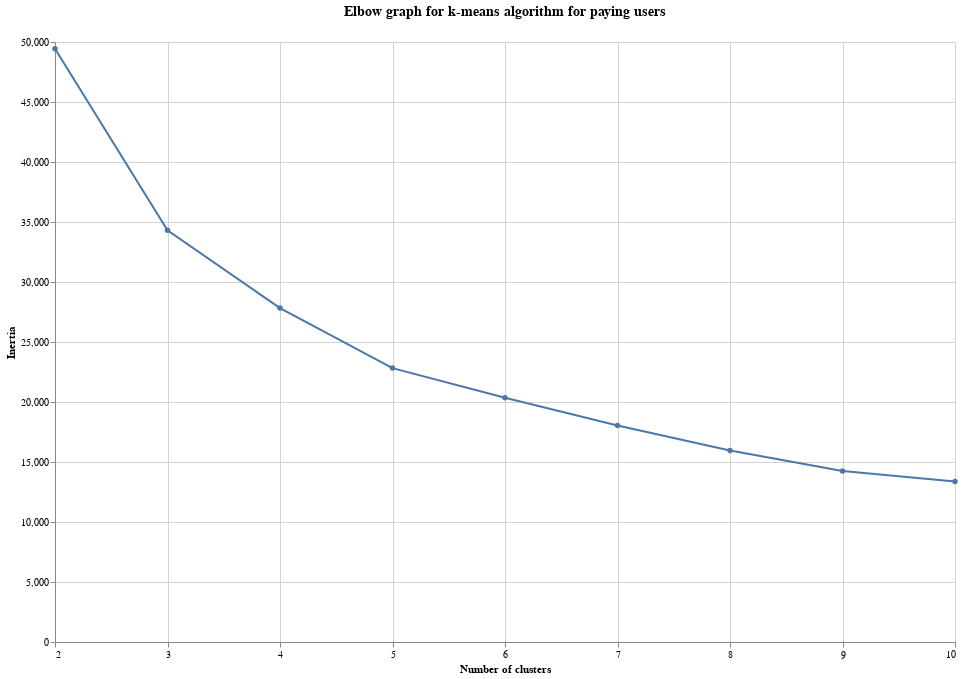

Source (notebook cell):
### Code cell
inertia_viz_kmeans.properties(width=900, height=600, title=alt.TitleParams(text=["Elbow graph for k-means algorithm for paying users"], fontSize=14, anchor="middle", baseline="bottom")).configure_view(strokeWidth=0)

### Figure 1 — Vega-Lite specification as saved in the notebook (floating-point values rounded to 4 significant figures)
{"config": {"view": {"continuousWidth": 400, "continuousHeight": 300, "strokeWidth": 0}}, "data": {"name": "data-ffe03a670f9e8532a4cd86e6463c01cf"}, "mark": {"type": "line", "point": true}, "encoding": {"tooltip": [{"field": "num_of_clusters", "title": "Number of clusters", "type": "quantitative"}, {"field": "inertia", "format": ",.0f", "title": "Inertia", "type": "quantitative"}], "x": {"axis": {"gridColor": "lightgray", "tickMinStep": 1, "title": "Number of clusters"}, "field": "num_of_clusters", "type": "quantitative"}, "y": {"axis": {"gridColor": "lightgray", "title": "Inertia"}, "field": "inertia", "type": "quantitative"}}, "height": 600, "title": {"text": ["Elbow graph for k-means algorithm for paying users"], "anchor": "middle", "baseline": "bottom", "fontSize": 14}, "width": 900, "$schema": "https://vega.github.io/schema/vega-lite/v4.17.0.json", "datasets": {"data-ffe03a670f9e8532a4cd86e6463c01cf": [{"num_of_clusters": 2, "inertia": 49430.0, "silhouette_scores": 0.3609}, {"num_of_clusters": 3, "inertia": 34320.0, "silhouette_scores": 0.4282}, {"num_of_clusters": 4, "inertia": 27820.0, "silhouette_scores": 0.3699}, {"num_of_clusters": 5, "inertia": 22820.0, "silhouette_scores": 0.4156}, {"num_of_clusters": 6, "inertia": 20350.0, "silhouette_scores": 0.394}, {"num_of_clusters": 7, "inertia": 18050.0, "silhouette_scores": 0.4025}, {"num_of_clusters": 8, "inertia": 15960.0, "silhouette_scores": 0.402}, {"num_of_clusters": 9, "inertia": 14240.0, "silhouette_scores": 0.3686}, {"num_of_clusters": 10, "inertia": 13370.0, "silhouette_scores": 0.3639}]}}
